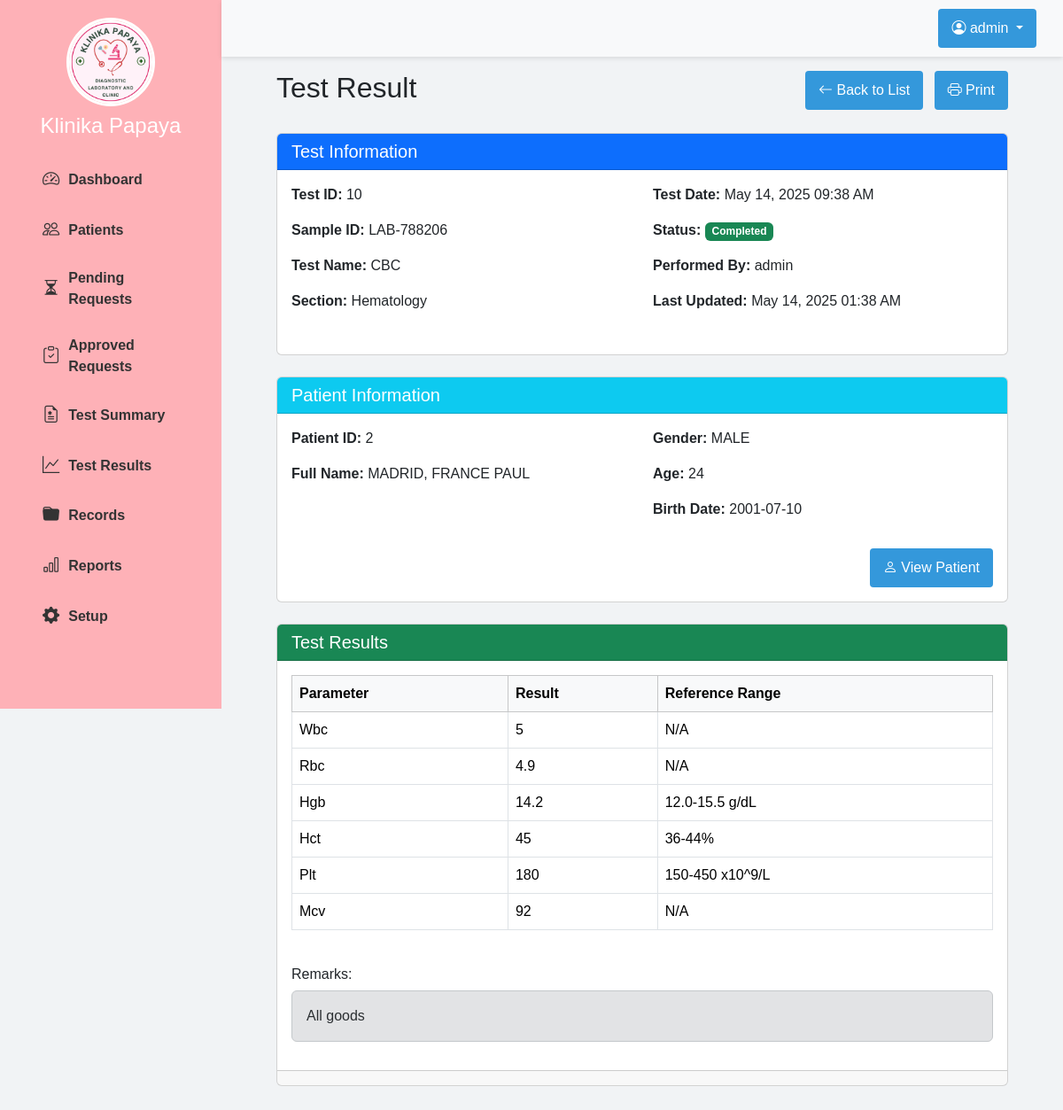
Screenshot of /views/tests/view_result.php?id=10 (signed in) with the database file from the repository.
### tables this page shows
CREATE TABLE `test_records` (
  `id` int(11) NOT NULL,
  `test_name` varchar(100) NOT NULL,
  `patient_name` varchar(100) NOT NULL,
  `patient_id` int(11) NOT NULL,
  `sample_id` varchar(50) NOT NULL,
  `section` varchar(50) NOT NULL,
  `test_date` datetime NOT NULL,
  `result` text DEFAULT NULL,
  `status` enum('Pending','In Progress','Completed') DEFAULT 'Pending',
  `remarks` text DEFAULT NULL,
  `performed_by` varchar(50) DEFAULT NULL,
  `created_at` timestamp NOT NULL DEFAULT current_timestamp(),
  `updated_at` timestamp NOT NULL DEFAULT current_timestamp() ON UPDATE current_timestamp()
);

CREATE TABLE `patients` (
  `patient_id` int(11) NOT NULL,
  `full_name` varchar(100) NOT NULL,
  `gender` enum('MALE','FEMALE') NOT NULL,
  `age` int(11) NOT NULL,
  `birth_date` date NOT NULL,
  `delete_status` tinyint(1) NOT NULL DEFAULT 0
);

### views/tests/view_result.php (the view, shortened to what this page needs)
<?php
require_once '../../config/database.php';
$testId = (int)$_GET['id'];
try {
    $stmt = $connect->prepare("
        SELECT t.*, p.full_name as patient_name, p.gender, p.age, p.birth_date
        FROM test_records t
        LEFT JOIN patients p ON t.patient_id = p.patient_id
        WHERE t.id = :id
    ");
    $stmt->bindParam(':id', $testId, PDO::PARAM_INT);
    $stmt->execute();
    $test = $stmt->fetch(PDO::FETCH_ASSOC);
} catch (PDOException $e) {
    $_SESSION['flash_message'] = "Error loading test data: " . $e->getMessage();
    $_SESSION['flash_type'] = "error";
    header("Location: summary.php");
    exit();
}
include_once '../../views/layout/header.php';
?>
<div class="main-content">
    <div class="container-fluid">
        <div class="row mb-4">
            <div class="col-md-8">
                <h2>Test Result</h2>
            </div>
            <div class="col-md-4 text-end">
                <a href="summary.php" class="btn btn-secondary me-2">
                    <i class="bi bi-arrow-left"></i> Back to List
                </a>
                <a href="<?= BASE_PATH ?>/views/reports/print_result.php?id=<?= $test['id'] ?>" class="btn btn-primary" target="_blank">
                    <i class="bi bi-printer"></i> Print
                </a>
            </div>
        </div>
        <div class="card mb-4">
            <div class="card-header bg-primary text-white">
                <h5 class="mb-0">Test Information</h5>
            </div>
            <div class="card-body">
                <div class="row mb-3">
                    <div class="col-md-6">
                        <p><strong>Test ID:</strong> <?= $test['id'] ?></p>
                        <p><strong>Sample ID:</strong> <?= htmlspecialchars($test['sample_id']) ?></p>
                        <p><strong>Test Name:</strong> <?= htmlspecialchars($test['test_name']) ?></p>
                        <p><strong>Section:</strong> <?= htmlspecialchars($test['section']) ?></p>
                    </div>
                    <div class="col-md-6">
                        <p><strong>Test Date:</strong> <?= date('M d, Y h:i A', strtotime($test['test_date'])) ?></p>
                        <p><strong>Status:</strong>
                            <?php if ($test['status'] == 'Completed'): ?>
                                <span class="badge bg-success">Completed</span>
                            <?php elseif ($test['status'] == 'In Progress'): ?>
                                <span class="badge bg-info">In Progress</span>
                            <?php else: ?>
                                <span class="badge bg-warning text-dark">Pending</span>
                            <?php endif; ?>
                        </p>
                        <p><strong>Performed By:</strong> <?= htmlspecialchars($test['performed_by'] ?? 'N/A') ?></p>
                        <p><strong>Last Updated:</strong> <?= date('M d, Y h:i A', strtotime($test['updated_at'])) ?></p>
                    </div>
                </div>
            </div>
        </div>
        <div class="card mb-4">
            <div class="card-header bg-info text-white">
                <h5 class="mb-0">Patient Information</h5>
            </div>
            <div class="card-body">
                <div class="row mb-3">
                    <div class="col-md-6">
                        <p><strong>Patient ID:</strong> <?= $test['patient_id'] ?></p>
                        <p><strong>Full Name:</strong> <?= htmlspecialchars($test['patient_name']) ?></p>
                    </div>
                    <div class="col-md-6">
                        <p><strong>Gender:</strong> <?= htmlspecialchars($test['gender']) ?></p>
                        <p><strong>Age:</strong> <?= htmlspecialchars($test['age']) ?></p>
                        <p><strong>Birth Date:</strong> <?= htmlspecialchars($test['birth_date']) ?></p>
                    </div>
                </div>
                <div class="text-end">
                    <a href="<?= BASE_PATH ?>/views/patients/view.php?id=<?= $test['patient_id'] ?>" class="btn btn-outline-primary">
                        <i class="bi bi-person"></i> View Patient
                    </a>
                </div>
            </div>
        </div>
        <div class="card mb-4">
            <div class="card-header bg-success text-white">
                <h5 class="mb-0">Test Results</h5>
            </div>
            <div class="card-body">
                <?php if (!empty($test['result'])): ?>
                    <?php if (stripos($test['test_name'], 'CBC') !== false): ?>
                        <div class="table-responsive">
                            <table class="table table-bordered">
                                <thead class="table-light">
                                    <tr>
                                        <th>Parameter</th>
                                        <th>Result</th>
                                        <th>Reference Range</th>
                                    </tr>
                                </thead>
                                <tbody>
                                    <?php
                                    $results = explode(', ', $test['result']);
                                    $referenceRanges = [
                                        'WBC' => '4.5-11.0 x10^9/L',
                                        'RBC' => '4.5-5.5 x10^12/L',
                                        'Hgb' => ($test['gender'] == 'Male') ? '13.5-17.5 g/dL' : '12.0-15.5 g/dL',
                                        'Hct' => ($test['gender'] == 'Male') ? '41-50%' : '36-44%',
                                        'Plt' => '150-450 x10^9/L',
                                        'MCV' => '80-96 fL'
                                    ];
                                    foreach ($results as $result):
                                        $parts = explode(': ', $result, 2);
                                        if (count($parts) === 2):
                                            list($parameter, $value) = $parts;
                                            $refRange = $referenceRanges[trim($parameter)] ?? 'N/A';
                                    ?>
                                    <tr>
                                        <td><?= htmlspecialchars($parameter) ?></td>
                                        <td><?= htmlspecialchars($value) ?></td>
                                        <td><?= $refRange ?></td>
                                    </tr>
                                    <?php
                                        endif;
                                    endforeach;
                                    ?>
                                </tbody>
                            </table>
                        </div>
                    <?php endif; ?>
                <?php else: ?>
                    <div class="alert alert-info">
                        No results available for this test.
                    </div>
                <?php endif; ?>
                <?php if (!empty($test['remarks'])): ?>
                    <div class="mt-4">
                        <h6>Remarks:</h6>
                        <div class="alert alert-secondary">
                            <?= nl2br(htmlspecialchars($test['remarks'])) ?>
                        </div>
                    </div>
                <?php endif; ?>
            </div>
            <div class="card-footer">
            </div>
        </div>
    </div>
</div>
<?php include_once '../../views/layout/footer.php'; ?>

### assets/css/dashboard.css (style rules this page uses)
body { font-family: Arial, sans-serif; margin: 0; padding: 0; display: flex; background-color: #f5f5f5; }
table { width: 100%; border-collapse: collapse; }
th, td { padding: 12px 15px; text-align: left; border-bottom: 1px solid #ddd; }
th { background-color: #f2f2f2; font-weight: bold; }
.btn { background-color: #3498db; color: white; border: none; padding: 10px 15px; border-radius: 4px; cursor: pointer; font-size: 16px; }

### views/layout/header.php (style rules this page uses)
body { background-color: #f1f3f5; padding-top: 0px; }
.main-content { margin-left: 250px; padding: 80px 50px 50px; width: calc(100% - 250px); }

### rows the page displays
test_records: id "10", sample "LAB-788206", test_name "CBC", section "Hematology", test_date "May 14, 2025 09:38 AM", performed_by "admin", updated_at "May 14, 2025 01:38 AM", patient "2", patient.full_name "MADRID, FRANCE PAUL", patient.gender "MALE", patient.age "24", patient.birth_date "2001-07-10", patient.gender "N/A", patient.gender "12.0-15.5 g/dL", patient.gender "36-44%", patient.gender "150-450 x10^9/L", remarks "All goods"

### other values shown
$_SESSION['username'] "admin"
$parameter "Wbc"
$value "5"
$parameter "Rbc"
$value "4.9"
$parameter "Hgb"
$value "14.2"
$parameter "Hct"
$value "45"
$parameter "Plt"
$value "180"
$parameter "Mcv"
$value "92"
